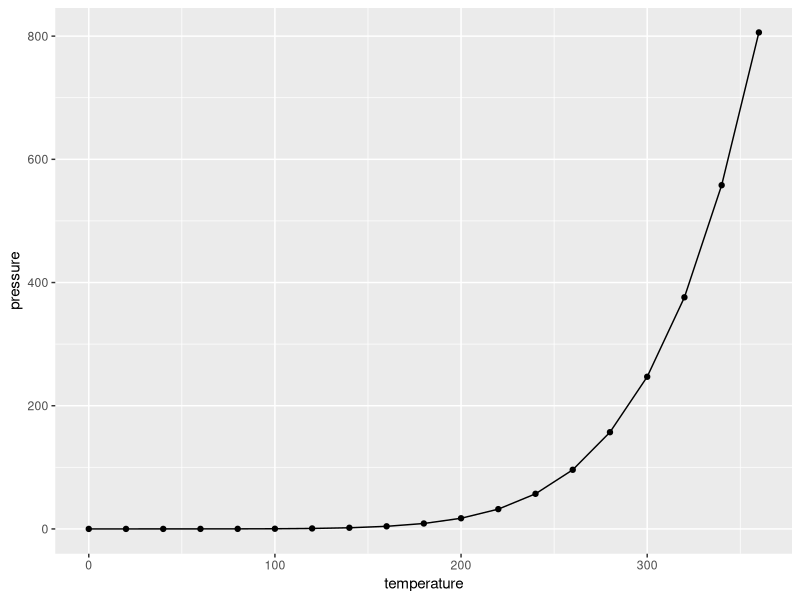

Write the R code that produced this figure.
## ---- chunk 1
# This is R code
# This several lines called chunk
# Chunk can have a name, this one has speacial name "setup"
# chunk can have options for its execution, 
# e.g. include=FALSE would not show code or execution output of this 
# chunk in knitted document
knitr::opts_chunk$set(echo = TRUE)

print("Loading libraries")
library(ggplot2)
library(dplyr)
#
## ---- chunk 2
# another chunk
# to execute whole chunk press ctrl-shift-enter
print("Hello World 1!")
print("Hello World 2!")
print("Hello World 3!")
# to execute only one line press ctrl-enter
print("Hello World 4!")
## ---- chunk 3
summary(cars) %>% knitr::kable()
## ---- chunk 4
ggplot(pressure, aes(x=temperature, y=pressure))+geom_point()+geom_line()
